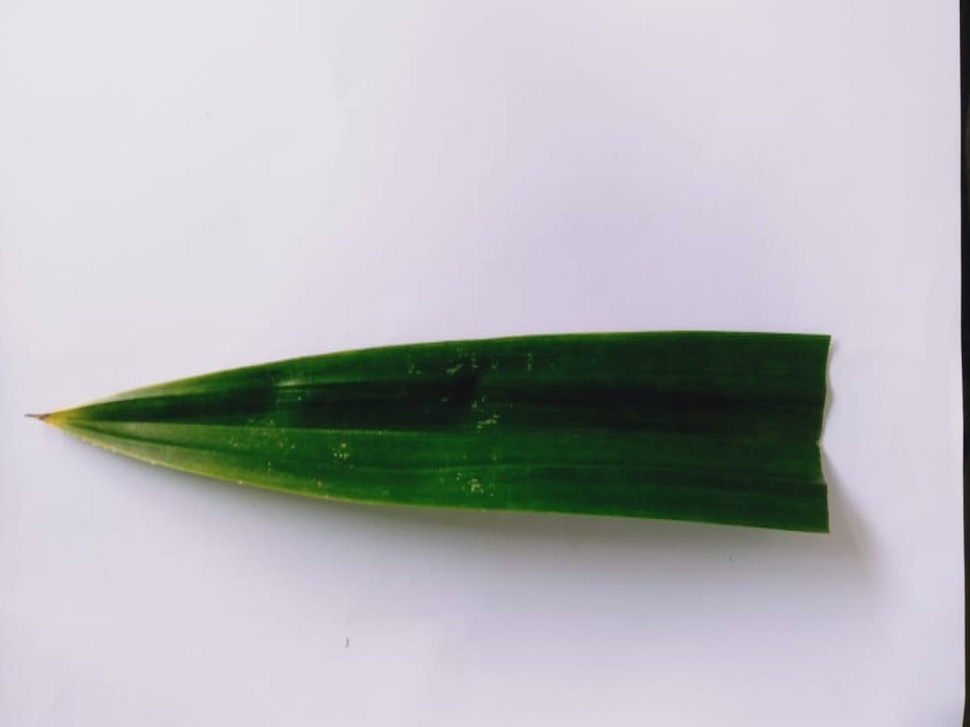
#> input picture Foto Daun Pandan/051.jpg, 970 x 727 px, shrunk from 1600 x 1200 before the run, found by its file name
$ jupyter execute Flipping.ipynb
#> lines starting #> are read from the running program, lines starting #| are printed output that depends on the picture
<a href="https://colab.research.google.com/github/muhammadzulva21/image_fundamental/blob/main/Flipping.ipynb" target="_parent"></a>

[cell 1]
from google.colab import drive
drive.mount('/content/drive')

[cell 2]
import cv2
from google.colab.patches import cv2_imshow
#Membaca Img
img = cv2.imread('/content/drive/MyDrive/Colab Notebooks/051.jpg', cv2.IMREAD_UNCHANGED)
#> img is the input picture: shape (727, 970, 3); mean B, G, R 184.4, 181.1, 180.8

[cell 3]
print("Original Image")
print(cv2_imshow(img))
#| None

# flip the image horizontally
print("[INFO] flipping image horizontally...")
flipped = cv2.flip(img, 1)
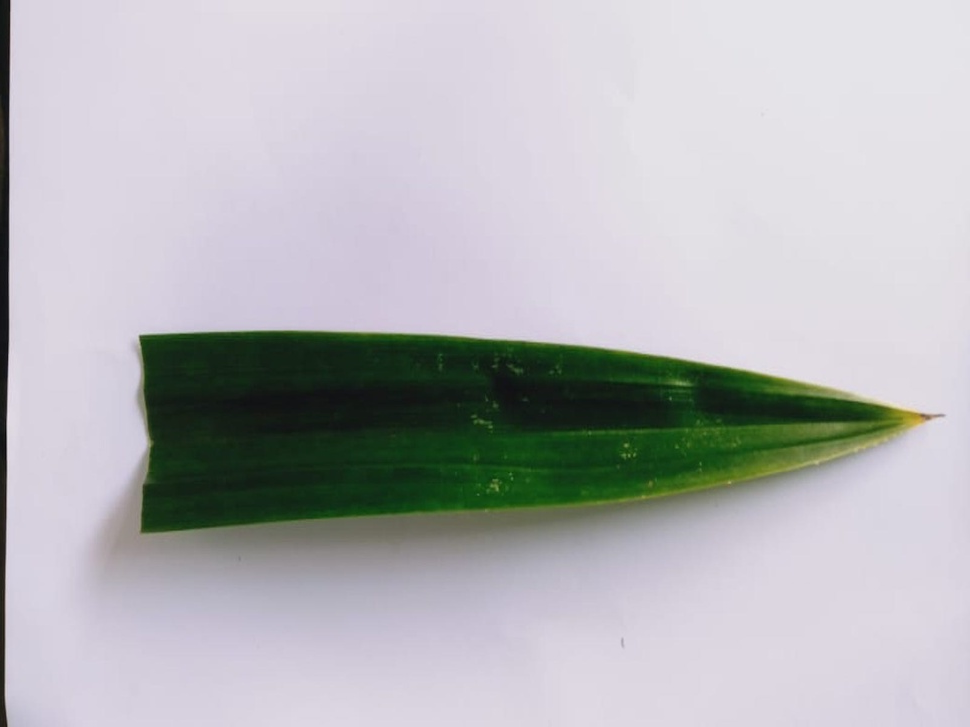
#> flipped: shape (727, 970, 3); mean B, G, R 184.4, 181.1, 180.8
cv2_imshow(flipped)

# flip the image vertically
flipped = cv2.flip(img, 0)
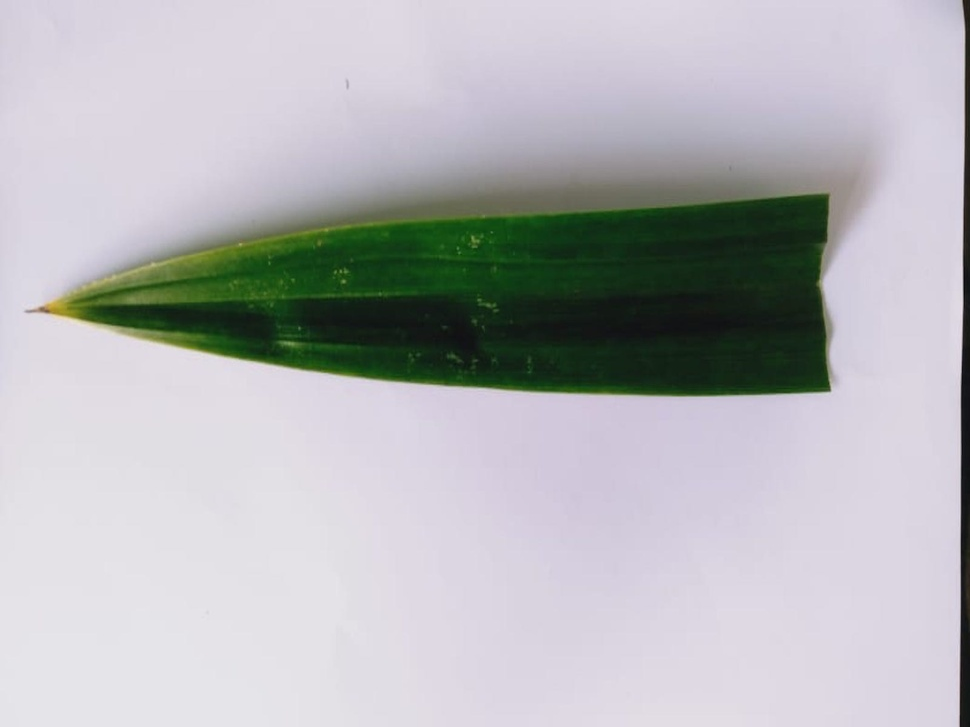
#> flipped: shape (727, 970, 3); mean B, G, R 184.4, 181.1, 180.8
print("[INFO] flipping image vertically...")
cv2_imshow(flipped)

# flip the image along both axes
flipped = cv2.flip(img, -1)
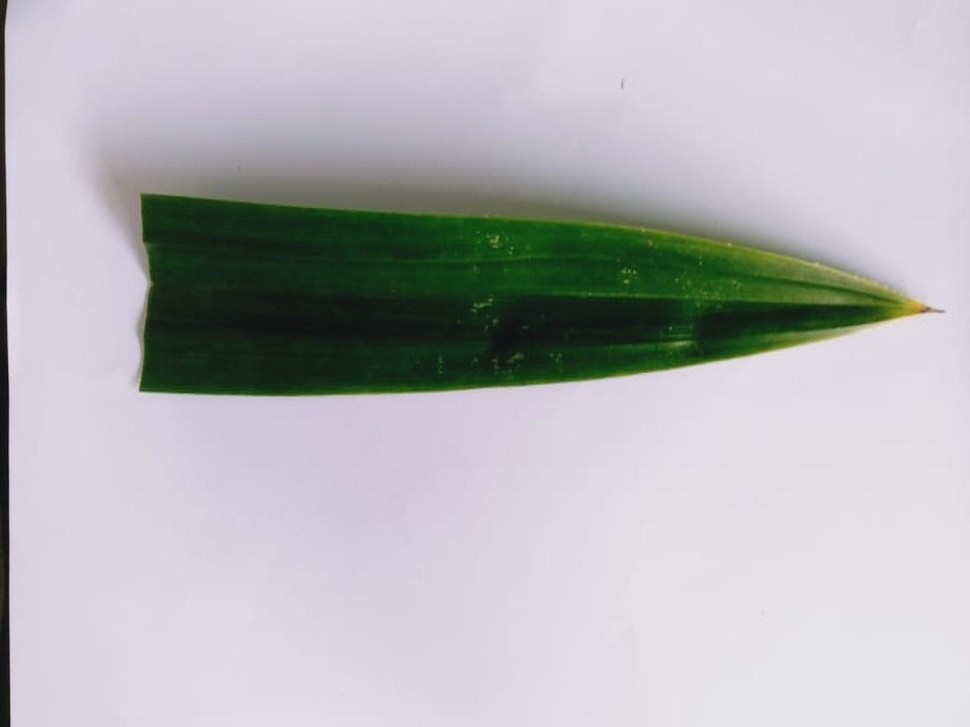
#> flipped: shape (727, 970, 3); mean B, G, R 184.4, 181.1, 180.8
print("[INFO] flipping image horizontally and vertically...")
cv2_imshow(flipped)

$ run again, with Foto Daun Pandan/052.jpg copied over Foto Daun Pandan/051.jpg
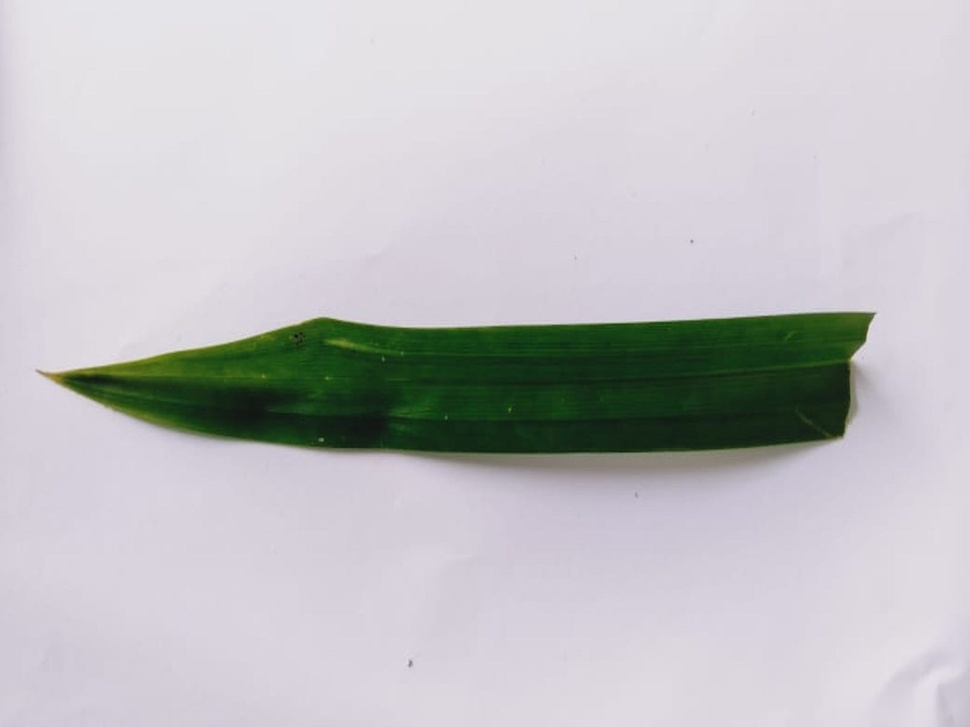
#> input picture Foto Daun Pandan/052.jpg, 970 x 727 px, shrunk from 1600 x 1200 before the run, found by its file name
#> img is the input picture: shape (727, 970, 3); mean B, G, R 194.5, 191.7, 192.2
#| None
#> `flipped = cv2.flip(img, 0)`:
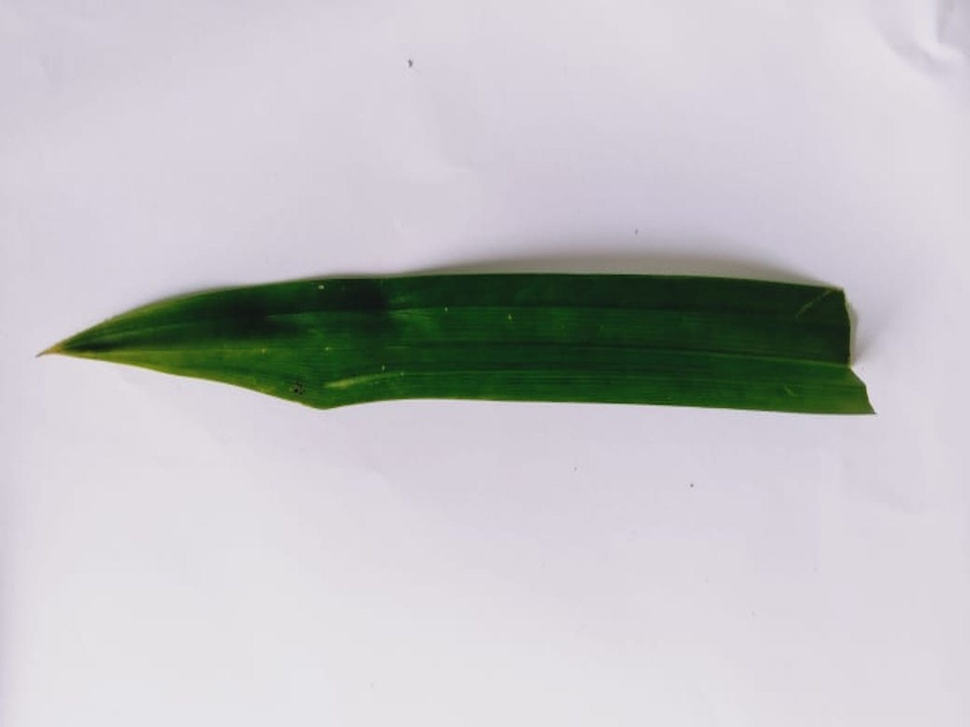
#> flipped: shape (727, 970, 3); mean B, G, R 194.5, 191.7, 192.2
#> `flipped = cv2.flip(img, -1)`:
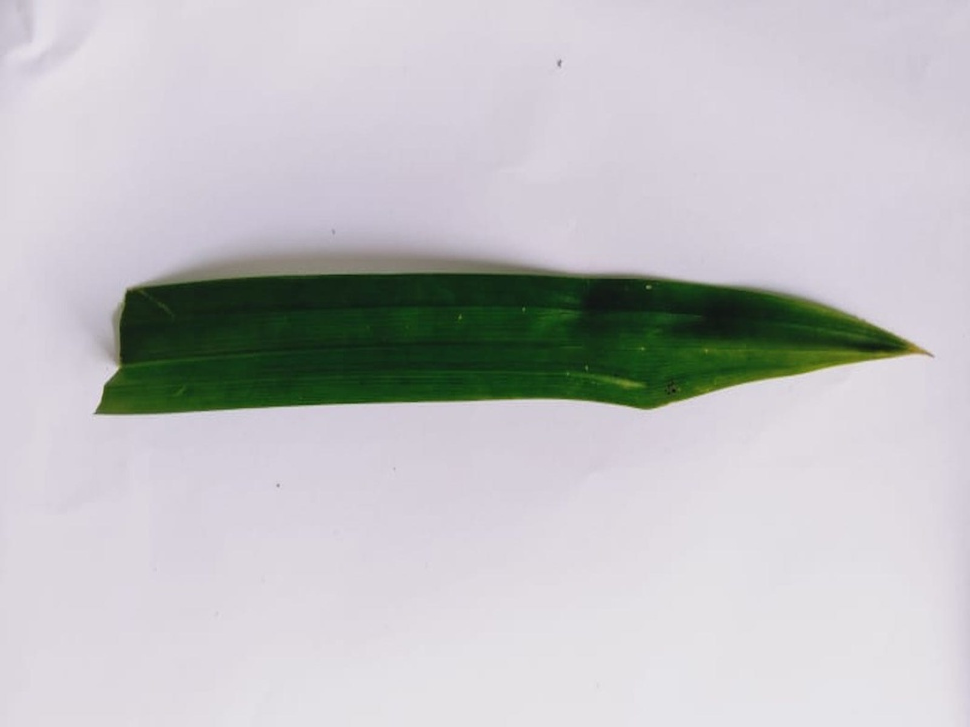
#> flipped: shape (727, 970, 3); mean B, G, R 194.5, 191.7, 192.2

$ run again, with Foto Daun Pandan/053.jpg copied over Foto Daun Pandan/051.jpg
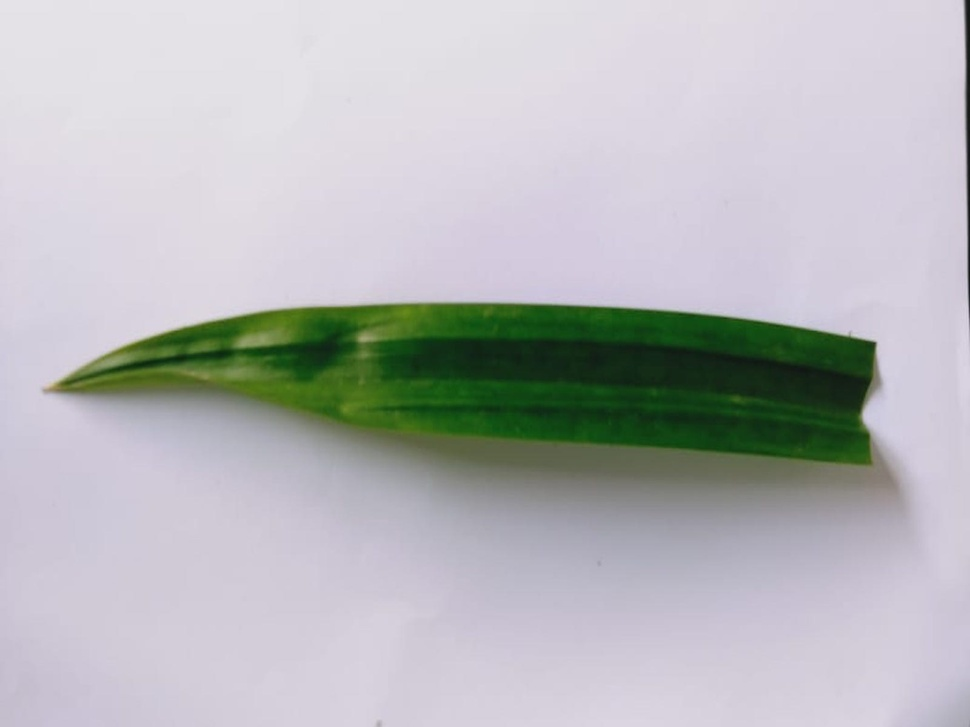
#> input picture Foto Daun Pandan/053.jpg, 970 x 727 px, shrunk from 1600 x 1200 before the run, found by its file name
#> img is the input picture: shape (727, 970, 3); mean B, G, R 186.9, 184.2, 183.2
#| None
#> `flipped = cv2.flip(img, 0)`:
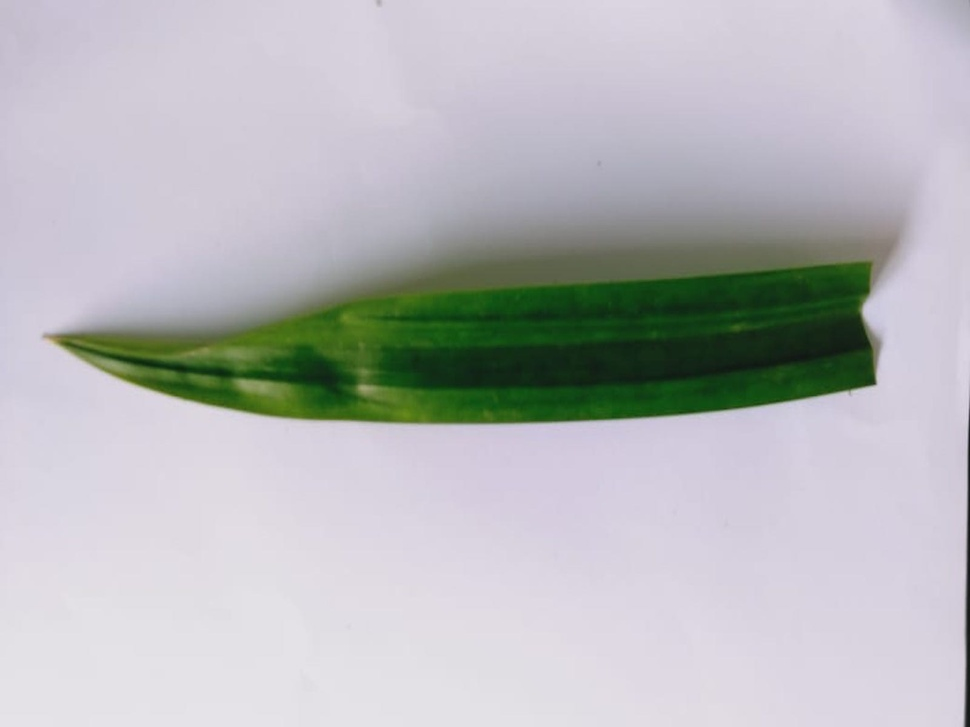
#> flipped: shape (727, 970, 3); mean B, G, R 186.9, 184.2, 183.2
#> `flipped = cv2.flip(img, -1)`:
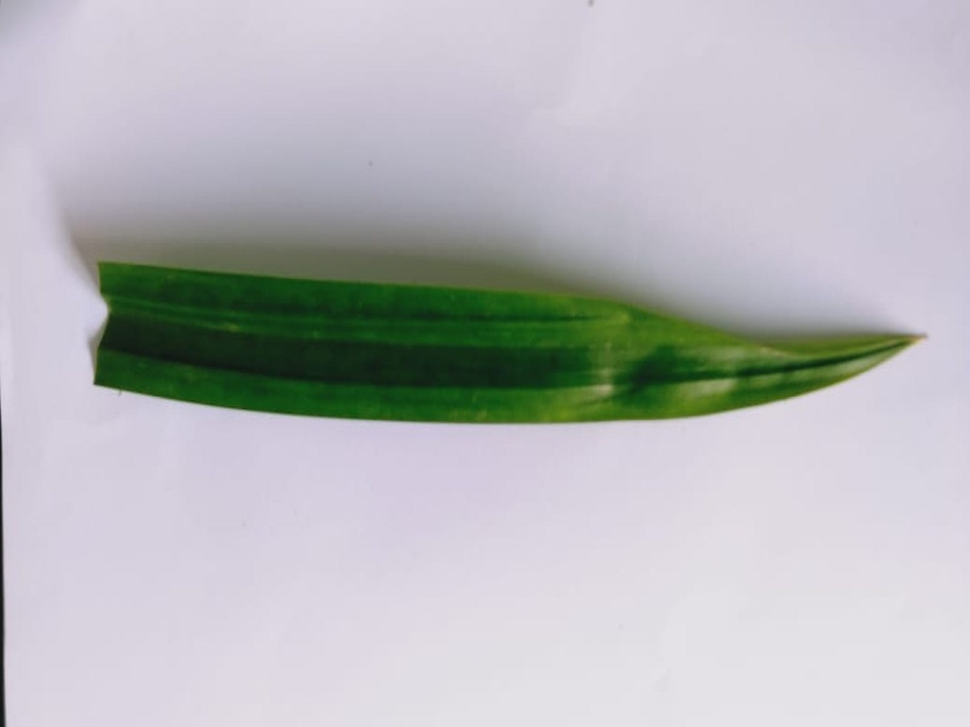
#> flipped: shape (727, 970, 3); mean B, G, R 186.9, 184.2, 183.2

$ run again, with Foto Daun Pandan/054.jpg copied over Foto Daun Pandan/051.jpg
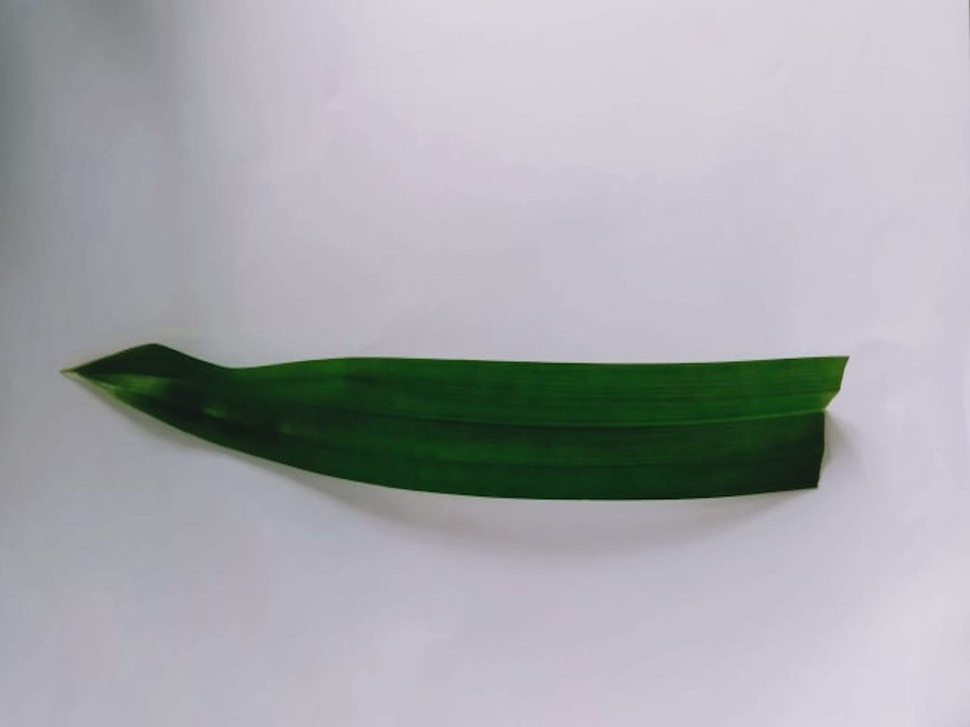
#> input picture Foto Daun Pandan/054.jpg, 970 x 727 px, shrunk from 1600 x 1200 before the run, found by its file name
#> img is the input picture: shape (727, 970, 3); mean B, G, R 171.9, 167.4, 166.7
#| None
#> `flipped = cv2.flip(img, 0)`:
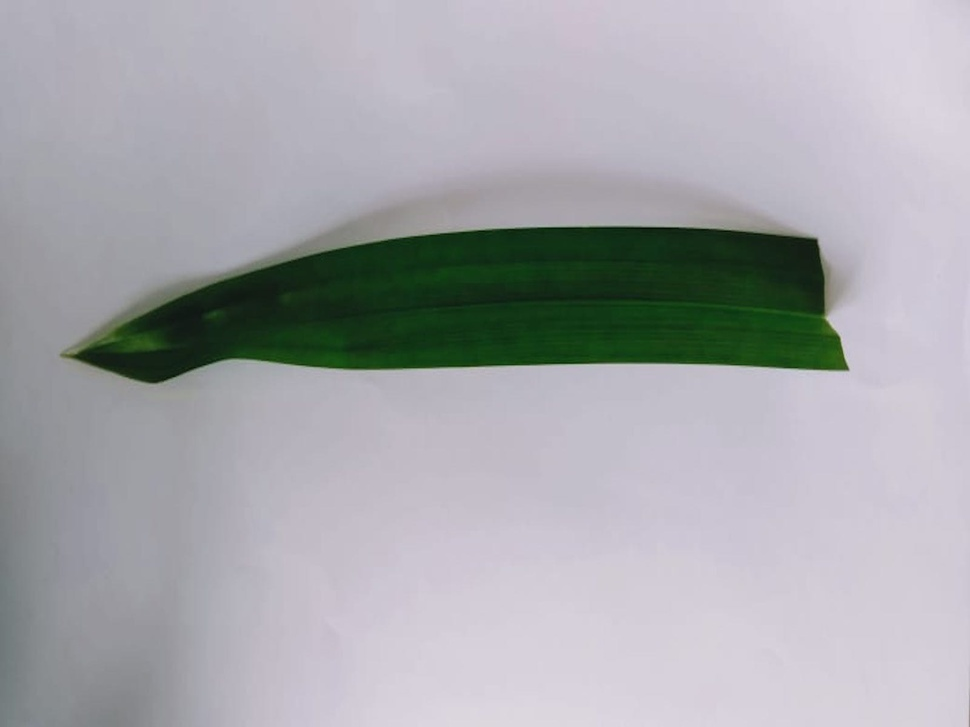
#> flipped: shape (727, 970, 3); mean B, G, R 171.9, 167.4, 166.7
#> `flipped = cv2.flip(img, -1)`:
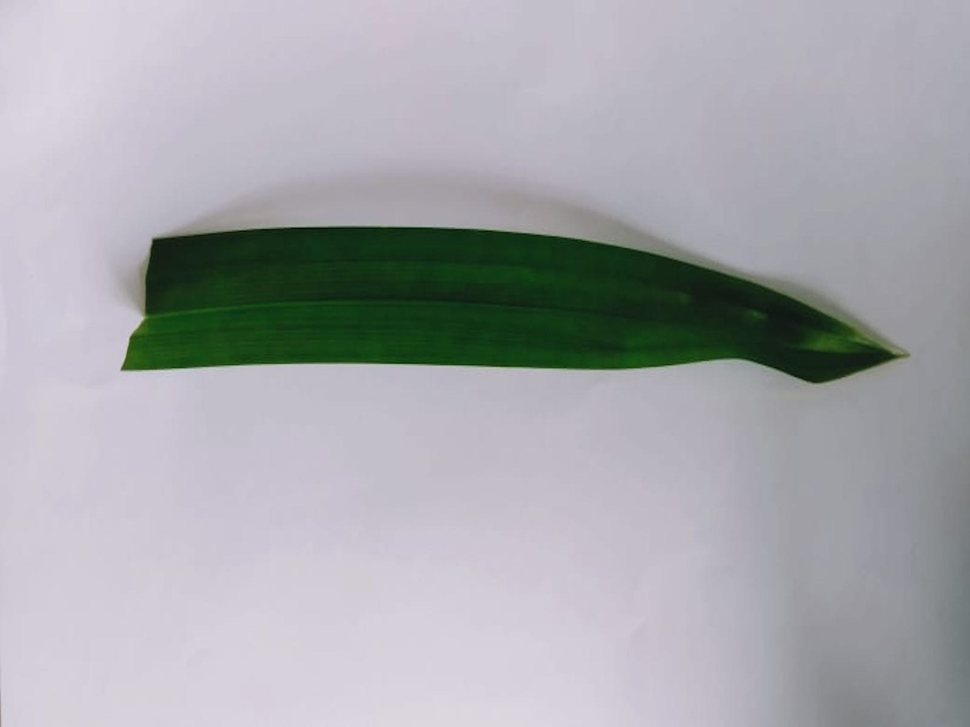
#> flipped: shape (727, 970, 3); mean B, G, R 171.9, 167.4, 166.7
